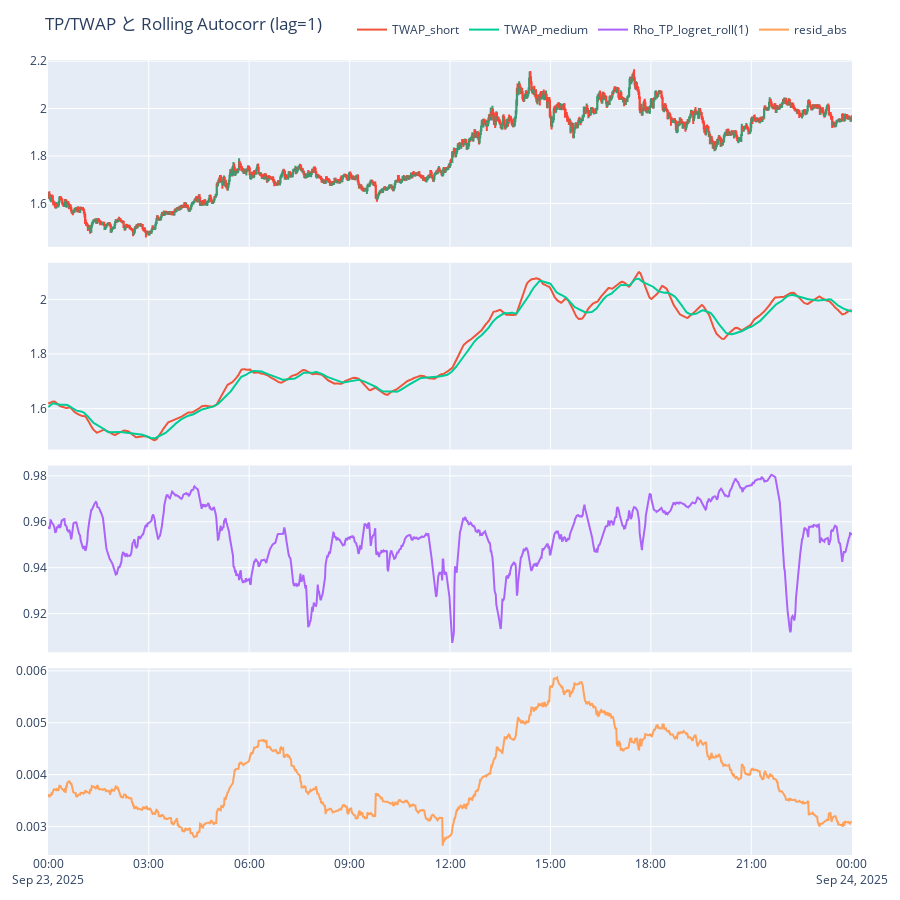

Here is the notebook cell this chart was saved with:
### Code cell
#99.Create Graphs

#Slicing
df_graph = df.copy()
# timestamp を datetime 型にしておく（既にそうなら不要）
df_graph["timestamp"] = pd.to_datetime(df_graph["timestamp"])
# 任意の期間を指定
start = "2025-09-23"
end   = "2025-09-24"
df_graph = df_graph[(df_graph["timestamp"] >= start) & (df_graph["timestamp"] <= end)]

#Graph body
fig = make_subplots(
    rows = 4, cols = 1,
    shared_xaxes = True,
    vertical_spacing = 0.02
)

fig.add_trace(
    go.Candlestick(
        x = df_graph['timestamp'], open = df_graph['O'], high = df_graph['H'], low = df_graph['L'], close = df_graph['C'],
        name = 'OHLC', showlegend = False),
    row = 1, col = 1
)

fig.add_trace(
    go.Scatter(x = df_graph['timestamp'], y = df_graph['TWAP_short'], mode = 'lines', name = 'TWAP_short'),
    row = 2, col = 1
)

fig.add_trace(
    go.Scatter(
        x = df_graph['timestamp'], y = df_graph['TWAP_medium'], mode = 'lines', name = 'TWAP_medium'),
        row = 2, col = 1
)

fig.add_trace(
    go.Scatter(
        x = df_graph['timestamp'], y = df_graph['Rho_TWAP_logret_roll(1)'], mode = 'lines', name = 'Rho_TP_logret_roll(1)'),
        row = 3, col = 1
)

fig.add_trace(
    go.Scatter(
        x = df_graph['timestamp'], y = df_graph['resid_abs_stdev'], mode = 'lines', name = 'resid_abs'),
        row = 4, col = 1
)

fig.update_xaxes(
    rangeslider=dict(visible=False),
    row=1, col=1
)

fig.update_layout(
    height=900,   # デフォルトはだいたい 450。数値を大きくすると縦長になる
    hovermode='x unified',
    title='TP/TWAP と Rolling Autocorr (lag=1)',
    margin=dict(t=60, l=40, r=20, b=40),
    legend=dict(orientation='h', yanchor='bottom', y=1.02, xanchor='right', x=1.0)
)


fig.show()

### Figure 1 — Plotly figure (JSON) as saved in the notebook; plotly's stock layout.template omitted (floating-point values rounded to 4 significant figures; data arrays with more than 128 entries replaced by an {"elided": "..."} marker saying what was removed)
{"data": [{"close": {"elided": "1441 float values"}, "high": {"elided": "1441 float values"}, "low": {"elided": "1441 float values"}, "name": "OHLC", "open": {"elided": "1441 float values"}, "showlegend": false, "type": "candlestick", "x": {"elided": "1441 str values"}, "xaxis": "x", "yaxis": "y"}, {"mode": "lines", "name": "TWAP_short", "type": "scatter", "x": {"elided": "1441 str values"}, "xaxis": "x2", "y": {"elided": "1441 float values"}, "yaxis": "y2"}, {"mode": "lines", "name": "TWAP_medium", "type": "scatter", "x": {"elided": "1441 str values"}, "xaxis": "x2", "y": {"elided": "1441 float values"}, "yaxis": "y2"}, {"mode": "lines", "name": "Rho_TP_logret_roll(1)", "type": "scatter", "x": {"elided": "1441 str values"}, "xaxis": "x3", "y": {"elided": "1441 float values"}, "yaxis": "y3"}, {"mode": "lines", "name": "resid_abs", "type": "scatter", "x": {"elided": "1441 str values"}, "xaxis": "x4", "y": {"elided": "1441 float values"}, "yaxis": "y4"}], "layout": {"height": 900, "hovermode": "x unified", "legend": {"orientation": "h", "x": 1, "xanchor": "right", "y": 1.02, "yanchor": "bottom"}, "margin": {"b": 40, "l": 40, "r": 20, "t": 60}, "title": {"text": "TP/TWAP と Rolling Autocorr (lag=1)"}, "xaxis": {"anchor": "y", "domain": [0, 1], "matches": "x4", "rangeslider": {"visible": false}, "showticklabels": false}, "xaxis2": {"anchor": "y2", "domain": [0, 1], "matches": "x4", "showticklabels": false}, "xaxis3": {"anchor": "y3", "domain": [0, 1], "matches": "x4", "showticklabels": false}, "xaxis4": {"anchor": "y4", "domain": [0, 1]}, "yaxis": {"anchor": "x", "domain": [0.765, 1.0]}, "yaxis2": {"anchor": "x2", "domain": [0.51, 0.745]}, "yaxis3": {"anchor": "x3", "domain": [0.255, 0.49]}, "yaxis4": {"anchor": "x4", "domain": [0, 0.235]}}}
